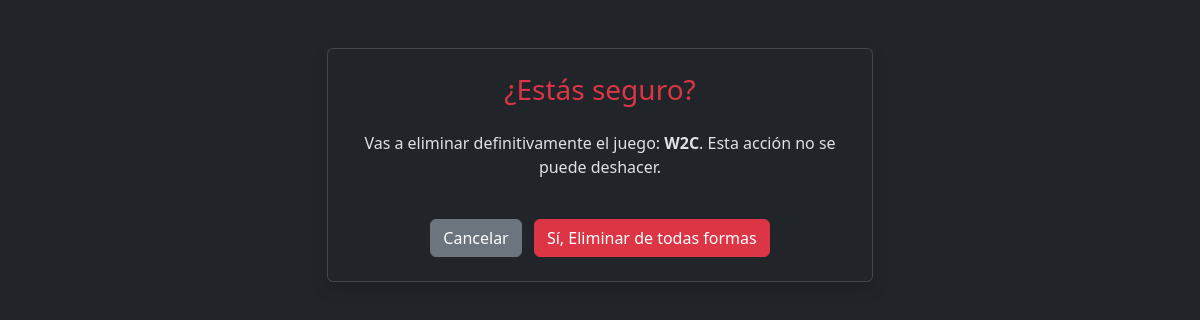
Before: /admin-panel/eliminar/16/ (signed in) with the older database file.
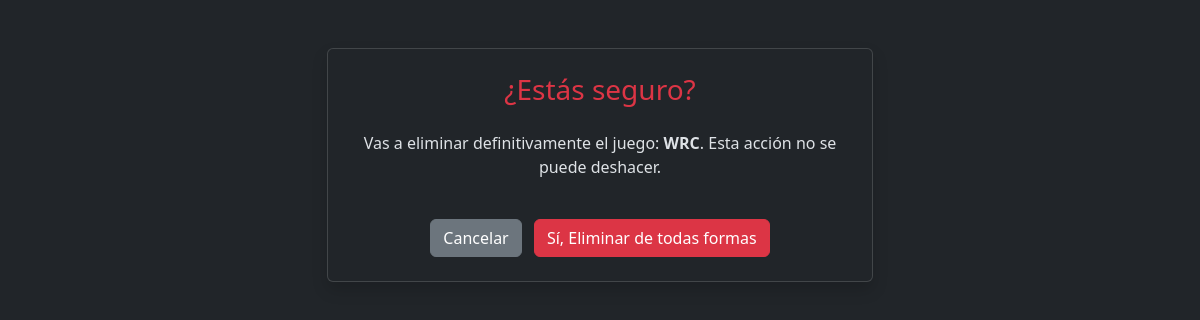
After: the same page with the newer database file.
### juegos/models.py (models this page shows, shortened)
class Videojuego(models.Model):
    titulo = models.CharField(max_length=100)
    descripcion = models.TextField()
    precio = models.IntegerField()
    stock = models.IntegerField(default=0)
    imagen = models.ImageField(upload_to='portadas/', null=True, blank=True)
    fecha_creacion = models.DateTimeField(auto_now_add=True)
    en_oferta = models.BooleanField(default=False)
    destacado = models.BooleanField(default=False)
    categoria = models.ForeignKey(
        Categoria,
        on_delete=models.SET_NULL,
        null=True,
        blank=True,
        related_name='videojuegos'
    )

### juegos/views.py (the view)
# urls.py: path('admin-panel/eliminar/<int:pk>/', views.eliminar_juego, name='eliminar_juego'),
@staff_member_required(login_url='/iniciar-sesion/')
def eliminar_juego(request, pk):
    juego = get_object_or_404(Videojuego, pk=pk)
    if request.method == 'POST':
        juego.delete()
        return redirect('panel_admin')
    return render(request, 'juegos/admin/eliminar_juego.html', {'juego': juego})

### juegos/templates/juegos/admin/eliminar_juego.html (shortened to what this page needs)
<!DOCTYPE html>
<html lang="es" data-bs-theme="dark">
<head>
    <link href="https://cdn.jsdelivr.net/npm/bootstrap@5.3.3/dist/css/bootstrap.min.css" rel="stylesheet">
</head>
<body class="bg-dark text-light">
    <div class="container my-5 text-center">
        <div class="row justify-content-center">
            <div class="col-md-6">
                <div class="card shadow p-4">
                    <h3 class="text-danger mb-4">¿Estás seguro?</h3>
                    <p>Vas a eliminar definitivamente el juego: <strong>{{ juego.titulo }}</strong>. Esta acción no se puede deshacer.</p>
                    <form method="POST" class="mt-4">
                        <a href="{% url 'panel_admin' %}" class="btn btn-secondary me-2">Cancelar</a>
                        <button type="submit" class="btn btn-danger">Sí, Eliminar de todas formas</button>
                    </form>
                </div>
            </div>
        </div>
    </div>
</body>
</html>

Changed rows visible on the page:
changed Videojuego: titulo "W2C" → "WRC"
